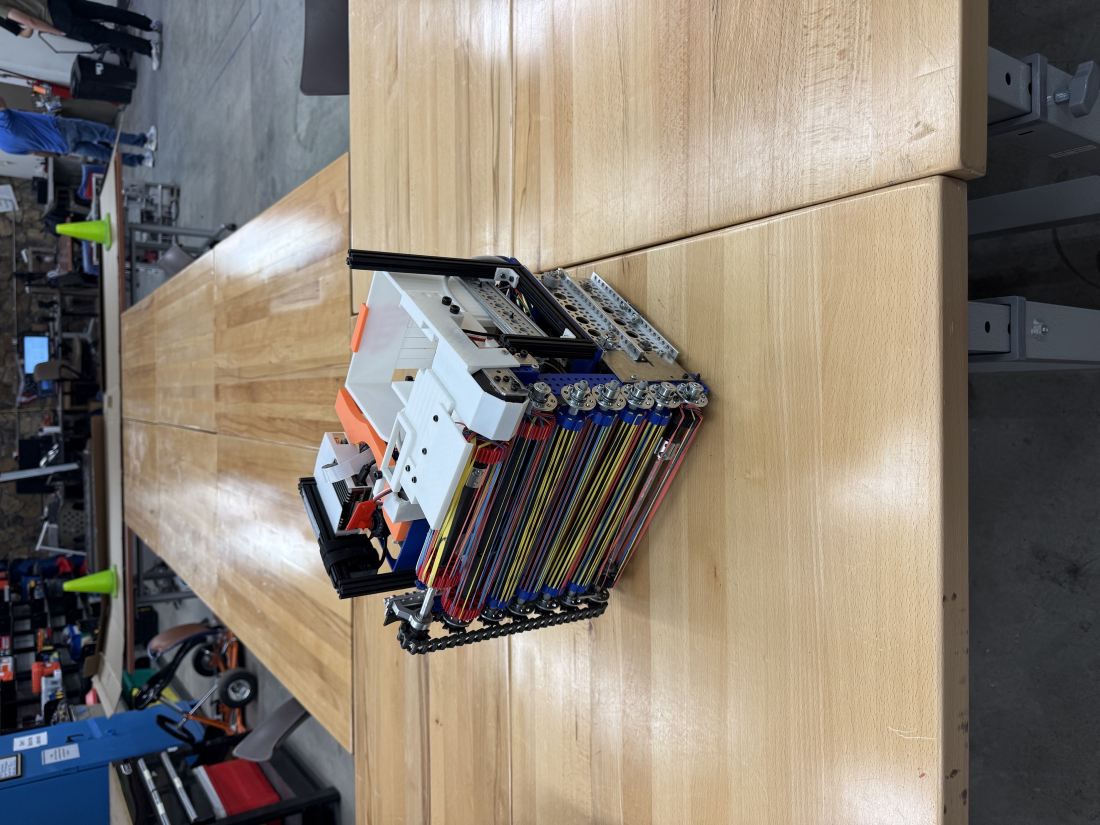
#> input picture dist/assets/rover.jpg, 2200 x 1650 px (shown at 1/2 size)
$ python optimize-assets.py
#> lines starting #> are read from the running program, lines starting #| are printed output that depends on the picture
"""Create responsive WebP copies; requires Pillow. Originals are never modified."""
from pathlib import Path
from PIL import Image, ImageOps
import json
ROOT=Path(__file__).resolve().parents[1]
ASSETS=ROOT/'dist/assets'
NAMES=['rover.jpg','garage-occupancy-sensor.jpg','rtx-pop-art.png','rover-magazine-cutout.png','rover-competition-team.jpg','rover-test-field.jpg']
manifest={}
for name in NAMES:
    original=ImageOps.exif_transpose(Image.open(ASSETS/name))
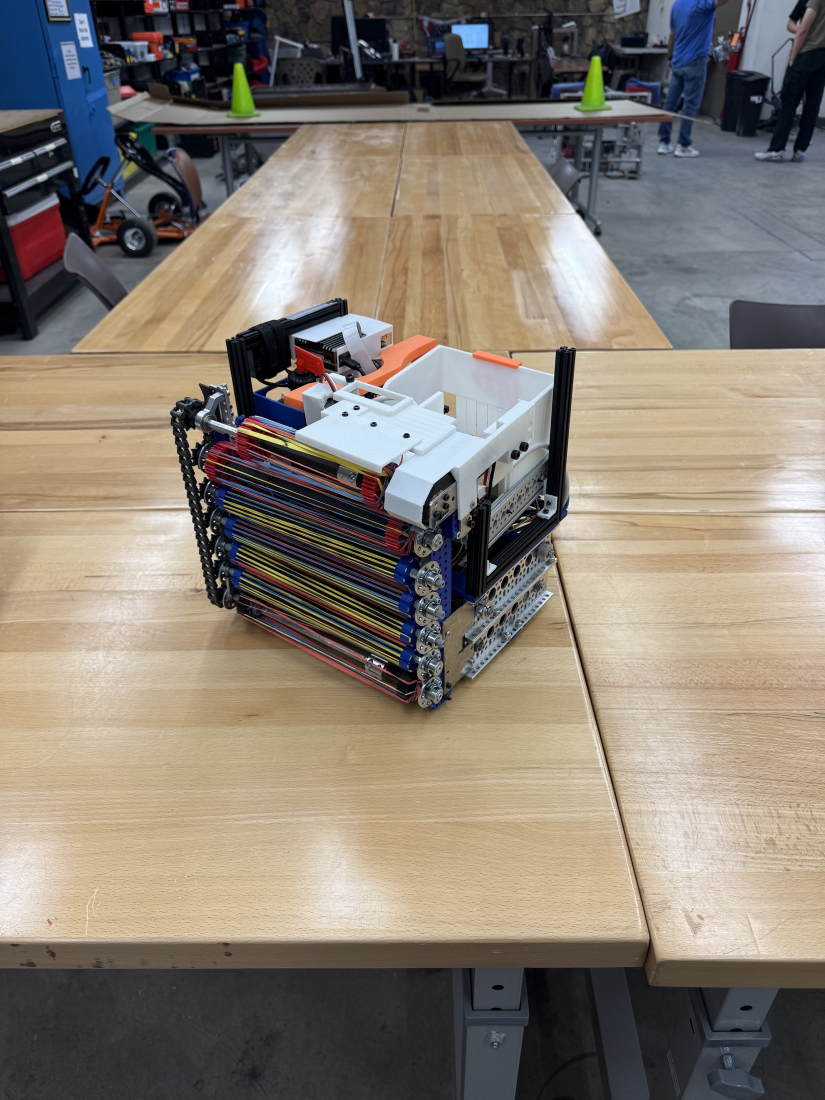
#> original: PIL image 1650x2200 RGB (shown at 1/2 size); mean R, G, B 134.5, 125.3, 114.6
    original=original.convert('RGBA' if 'A' in original.getbands() else 'RGB')
    widths=[320,480,640,960] if 'cutout' in name else [320,480,640,960,1440]
    variants=[]
    for width in widths:
        if width>original.width:continue
        out=ASSETS/(Path(name).stem+'-'+str(width)+'.webp')
        resized=original.resize((width,round(original.height*width/original.width)),Image.Resampling.LANCZOS)
        resized.save(out,'WEBP',quality=72,method=6)
        avif=out.with_suffix('.avif')
#> (the run stopped early here; a loop or call above may not have finished)
